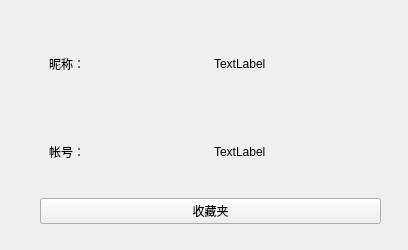
<?xml version="1.0" encoding="UTF-8"?>
<ui version="4.0">
 <class>personal_interface</class>
 <widget class="QWidget" name="personal_interface">
  <property name="geometry">
   <rect>
    <x>0</x>
    <y>0</y>
    <width>408</width>
    <height>250</height>
   </rect>
  </property>
  <property name="windowTitle">
   <string>Form</string>
  </property>
  <widget class="QWidget" name="personal_information_available" native="true">
   <property name="geometry">
    <rect>
     <x>40</x>
     <y>23</y>
     <width>341</width>
     <height>201</height>
    </rect>
   </property>
   <layout class="QVBoxLayout" name="verticalLayout">
    <item>
     <widget class="QWidget" name="widget_name" native="true">
      <layout class="QHBoxLayout" name="horizontalLayout_2">
       <item>
        <widget class="QLabel" name="name">
         <property name="text">
          <string>昵称：</string>
         </property>
        </widget>
       </item>
       <item>
        <widget class="QLabel" name="label_name">
         <property name="text">
          <string>TextLabel</string>
         </property>
        </widget>
       </item>
      </layout>
     </widget>
    </item>
    <item>
     <widget class="QWidget" name="widget_account" native="true">
      <layout class="QHBoxLayout" name="horizontalLayout">
       <item>
        <widget class="QLabel" name="account">
         <property name="text">
          <string>帐号：</string>
         </property>
        </widget>
       </item>
       <item>
        <widget class="QLabel" name="label_account">
         <property name="text">
          <string>TextLabel</string>
         </property>
        </widget>
       </item>
      </layout>
     </widget>
    </item>
    <item>
     <widget class="QPushButton" name="pushButton_Favorites">
      <property name="text">
       <string>收藏夹</string>
      </property>
     </widget>
    </item>
   </layout>
  </widget>
 </widget>
 <resources/>
 <connections/>
</ui>
